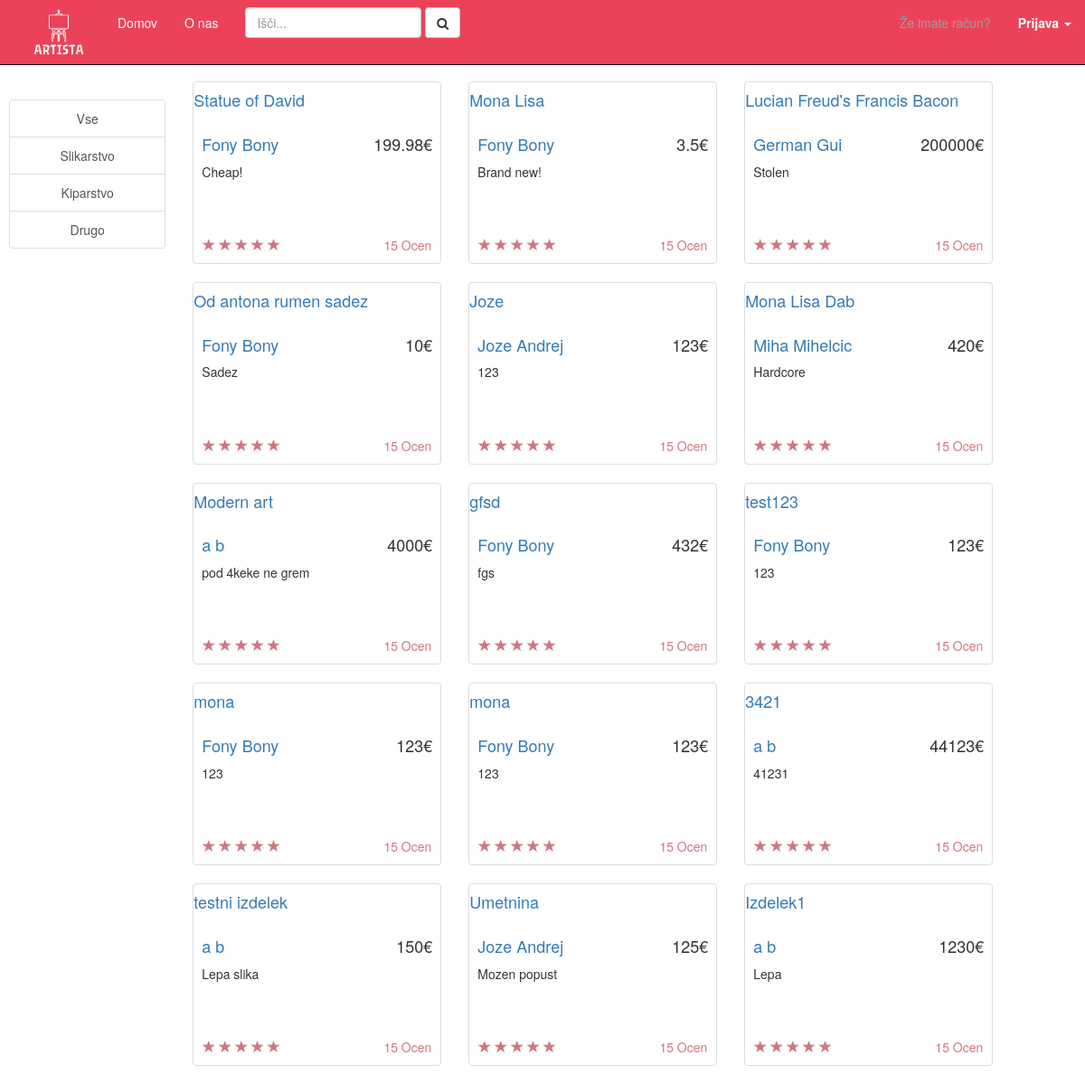
Page /index.php/homepage on the earlier database version.
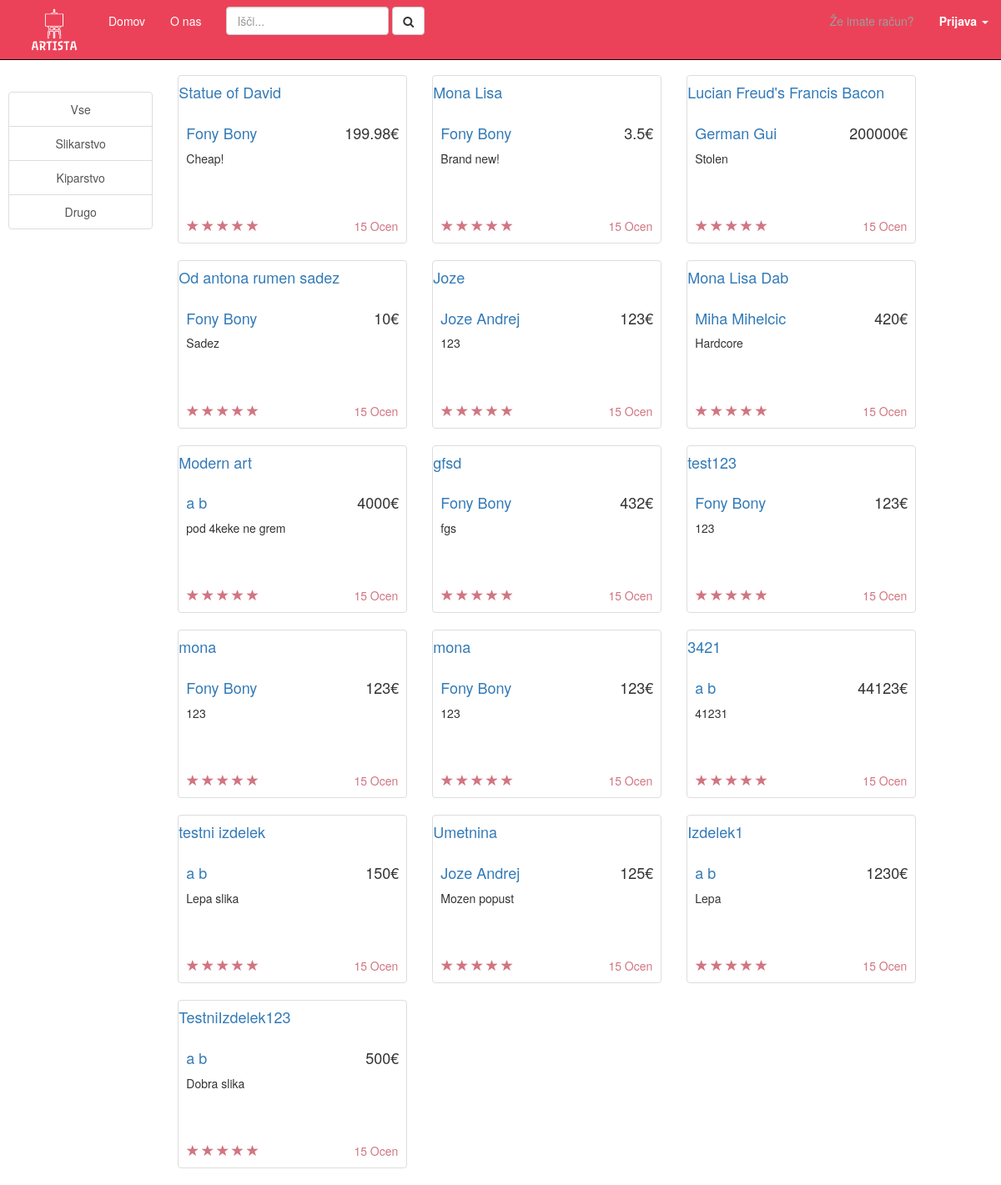
Same page on the later database version.
### tables this page shows
CREATE TABLE `listing` (
  `id` int(11) NOT NULL,
  `seller` int(11) NOT NULL,
  `price` float NOT NULL,
  `description` varchar(1000) NOT NULL,
  `timestamp` datetime NOT NULL DEFAULT CURRENT_TIMESTAMP,
  `shown` tinyint(4) NOT NULL,
  `category` int(11) NOT NULL,
  `mainPic` int(11) DEFAULT NULL,
  `name` varchar(45) NOT NULL
);

CREATE TABLE `user` (
  `id` int(11) NOT NULL,
  `name` varchar(45) NOT NULL,
  `email` varchar(100) NOT NULL,
  `pwdhash` varchar(45) NOT NULL,
  `regTimestamp` datetime NOT NULL DEFAULT CURRENT_TIMESTAMP,
  `type` int(11) NOT NULL DEFAULT '0'
);

### controller/UserController.php (called while the page is built, shortened)
<?php
require_once("model/ListingDB.php");
require_once("ViewHelper.php");
class UserController
{
    public static function showHomepage(){
        $listings = [
            "listings" => ListingDB::getAllListings()
        ];
        ViewHelper::render("view/homepage.php", $listings);
    }
}

### model/ListingDB.php (called while the page is built, shortened)
<?php
class ListingDB
{
    public static function getAllListings(){
        $db = DBInit::getInstance();
        $statement = $db->prepare("SELECT listing.*, artista.user.name as username, picture.path
FROM listing
LEFT JOIN picture ON listing.mainPic = picture.id
LEFT JOIN seller ON listing.seller = seller.id
LEFT JOIN artista.user ON seller.user = artista.user.id");
        $statement->execute();
        return $statement->fetchAll();
    }
}

### view/homepage.php (the view, shortened to what this page needs)
<!DOCTYPE html>
<html lang="en">
<head>
    <link href="<?= CSS_URL . "bootstrap.css" ?>" rel="stylesheet">
    <link href="<?= CSS_URL . "shop-homepage.css" ?>" rel="stylesheet">
    <link href="<?= CSS_URL . "artista.css" ?>" rel="stylesheet">
    <link rel="stylesheet" href="https://cdnjs.cloudflare.com/ajax/libs/font-awesome/4.7.0/css/font-awesome.min.css">
</head>
<body>
<nav class="navbar navbar-default navbar-inverse navbar-fixed-top" role="navigation">
    <div class="container-fluid">
        <div class="navbar-header bg-art">
            <img href="<?= BASE_URL . "homepage"?>" class="navbar-image" src="<?= PIC_URL . "logo.png" ?>" id="logo" href="#">
        </div>
        <div class="collapse navbar-collapse bg-art" id="bs-example-navbar-collapse-1">
            <ul class="nav navbar-nav ">
                <li class="bg-art"><a href="<?= BASE_URL . "homepage"?>">Domov</a></li>
                <li class="bg-art"><a href="<?= BASE_URL . "about"?>">O nas</a></li>
            </ul>
            <form class="navbar-form navbar-left" role="search" method="post" action="<?= BASE_URL . "search" ?>">
                <div class="form-group">
                    <input id="searchbar" type="text" name="searchbar" class="form-control" placeholder="Išči...">
                </div>
                <button type="submit" class="btn btn-default"><i class="fa fa-search" aria-hidden="true"></i></button>
            </form>
                <?php
                    if (isset($_SESSION["login"])){
                        ?>
                        <ul class="nav navbar-nav navbar-right">
                            <li class="dropdown">
                                <a href="<?= BASE_URL . "logout" ?>" ><b>Odjava</b></a>
                            </li>
                        </ul>
                        <?php
                    }else{
                        ?>
                    <ul class="nav navbar-nav navbar-right">
                        <li><p class="navbar-text">Že imate račun?</p></li>
                        <li class="dropdown">
                            <a href="#" class="dropdown-toggle" data-toggle="dropdown"><b>Prijava</b> <span class="caret"></span></a>
                        </li>
                    </ul>
                        <?php
                    }
                ?>
        </div>
    </div>
</nav>
<div class="art-container">
    <div class="row">
        <div class="col-md-2">
            <div class="list-group">
                <a href="<?= BASE_URL . "homepage" ?>" class="list-group-item">Vse</a>
                <a href="<?= BASE_URL . "slikarstvo" ?>" class="list-group-item">Slikarstvo</a>
                <a href="<?= BASE_URL . "kiparstvo" ?>" class="list-group-item">Kiparstvo</a>
                <a href="<?= BASE_URL . "drugo" ?>" class="list-group-item">Drugo</a>
            </div>
        </div>
        <div class="col-md-9">
            <div class="row">
                <?php
                    if (isset($_SESSION["login"])){
                        foreach ($listings as $listing){
                            ?><div class="col-sm-4 col-lg-4 col-md-4">
                            <div class="thumbnail">
                                <div>
                                    <h4><a  href="#"><?= $listing["name"] ?></a>
                                    </h4>
                                </div>
                                <img class="listing-img" src="<?= UPIC_URL . $listing["path"] ?>" alt="">
                                <div class="caption">
                                    <h4 class="pull-right"><?= $listing["price"] ?>€</h4>
                                    <h4><a href="#"><?= $listing["username"] ?></a>
                                    </h4>
                                    <p><?= $listing["description"] ?></p>
                                </div>
                                <div>
                                    <button id="buybutton"><a href="<?= BASE_URL . "purchase" ?>">Kupi zdaj!</a> </button>
                                </div>
                                <div class="ratings">
                                    <p class="pull-right">15 Ocen</p>
                                    <p>
                                        <span class="glyphicon glyphicon-star"></span>
                                        <span class="glyphicon glyphicon-star"></span>
                                        <span class="glyphicon glyphicon-star"></span>
                                        <span class="glyphicon glyphicon-star"></span>
                                        <span class="glyphicon glyphicon-star"></span>
                                    </p>
                                </div>
                            </div>
                            </div>
                        <?php }
                    }else{
                        foreach ($listings as $listing){
                        ?>
                        <div class="col-sm-4 col-lg-4 col-md-4">
                            <div class="thumbnail">
                            <div>
                                <h4><a href="#"><?= $listing["name"] ?></a>
                                </h4>
                            </div>
                            <div class="caption">
                                <h4 class="pull-right"><?= $listing["price"] ?>€</h4>
                                <h4><a href="#"><?= $listing["username"] ?></a>
                                </h4>
                                <p><?= $listing["description"] ?></p>
                            </div>
                            <div class="ratings">
                                <p class="pull-right">15 Ocen</p>
                                <p>
                                    <span class="glyphicon glyphicon-star"></span>
                                    <span class="glyphicon glyphicon-star"></span>
                                    <span class="glyphicon glyphicon-star"></span>
                                    <span class="glyphicon glyphicon-star"></span>
                                    <span class="glyphicon glyphicon-star"></span>
                                </p>
                            </div>
                            </div>
                        </div>
                    <?php }
                     } ?>
            </div>
        </div>
    </div>
</div>
</body>
</html>

### index.php (shortened to what this page needs)
<?php
require_once("controller/UserController.php");
$path = isset($_SERVER["PATH_INFO"]) ? trim($_SERVER["PATH_INFO"], "/") : "";
$urls = [
    "homepage" => function () {
        UserController::showHomepage();
    },
    "login" => function(){
        if ($_SERVER["REQUEST_METHOD"] == "POST") {
            UserController::login();
        }else{
            UserController::showHomepage();
        }
    },
	"purchase" => function(){
        UserController::showPurchasePage();
    },
    "editportfolio" => function () {
        UserController::showEditPortfolio();
    },
    "portfolioinfo" => function () {
        if ($_SERVER["REQUEST_METHOD"] == "POST") {
            UserController::editportfolio();
        }
        UserController::showEditPortfolio();
    },
    "logout"  => function(){
        session_unset();
        session_destroy();
        UserController::showHomepage();
    },
	"upload" => function(){
        UserController::showUploadPage();
    },
    "uploadListing" => function(){
        if ($_SERVER["REQUEST_METHOD"] == "POST") {
            ListingController::uploadListing();
        }else{
            UserController::showUploadPage();
        }
    },
    "about" => function(){
        UserController::showAboutPage();
    },
    "portfolio" => function(){
        UserController::showPortfolioPage();
    },
    "myproduct" => function(){
        UserController::showMyProducts();
    },
    "projects" => function () {
        ProjectController::showProjects();
    },
    "" => function() {
        ViewHelper::redirect(BASE_URL . "homepage");
    },
    "registrationpage" => function () {
        UserController::showRegistrationPage();
    },
    "register" => function(){
        if ($_SERVER["REQUEST_METHOD"] == "POST") {
            UserController::register();
        }else{
            UserController::showHomepage();
        }
    },
    "slikarstvo" => function () {
        UserController::onlySlike();
    },
    "kiparstvo" => function () {
        UserController::onlyKipi();
    },
    "drugo" => function () {
        UserController::onlyOther();
    },
    "search" => function () {
        UserController::search();
    }
];
try {
    if (isset($urls[$path])) {
        $urls[$path]();
    } else {
        ViewHelper::error400("This page doesn't exist!");
    }
} catch (Exception $e) {
    ViewHelper::error400($e);
} finally {
    exit();
}

### ViewHelper.php (shortened to what this page needs)
<?php
class ViewHelper
{
    public static function render($file, $variables = array()) {
        extract($variables);
        include($file);
        $renderedView = ob_get_clean();
        echo $renderedView;
    }
}

### assets/css/shop-homepage.css (style rules this page uses)
body { padding-top: 70px; }
.caption { height: 130px; overflow: hidden; }
.caption h4 { white-space: nowrap; }
.ratings { padding-right: 10px; padding-left: 10px; color: #d17581; }
.thumbnail { padding: 0; }

### assets/css/artista.css (style rules this page uses)
.container-fluid { background-color: #ec4259; }
.navbar-inverse .navbar-nav>li>a { color: #fff; }
#logo { width: 100px; height: 0 auto; }
body { width: 100%; height: 100%; }
.art-container { margin: 20px 0px 0px 10px; }
.bg-art { background-color: #ec4259; color: white; }
.list-group { text-align: center; color: #ec4259; }

Differences in the rows shown:
added listing: name "TestniIzdelek123", price "500", user.name "a b", description "Dobra slika"
